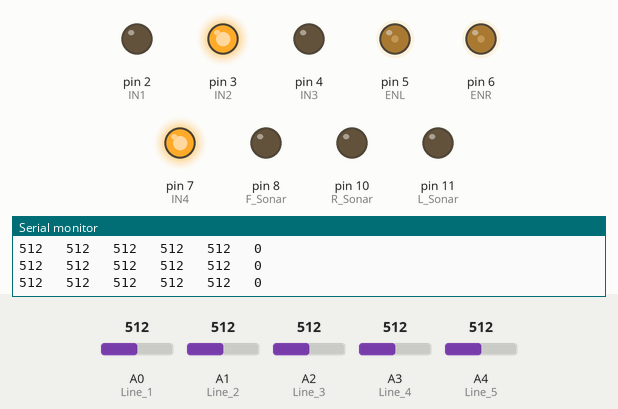
Bench run of a sketch on a simulated Arduino Uno, built with avr-gcc and run on an emulated ATmega328P. On the bench: output pins drawn as LEDs (lit = HIGH), the last lines printed to the serial monitor. The test bench sets the inputs (shaded band); at power-on: A0 (Line_1) = 512, A2 (Line_3) = 512, A1 (Line_2) = 512, A3 (Line_4) = 512, A4 (Line_5) = 512.

Above: at 1.2 s.
1.3 s: A0 (Line_1) set to 104
4.3 s: A0 (Line_1) set to 94
At 5.0 s:
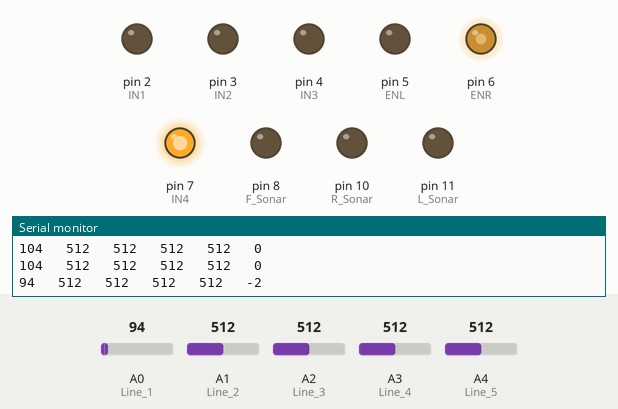
5.8 s: A2 (Line_3) set to 106
7.3 s: A2 (Line_3) set to 93
At 8.6 s:
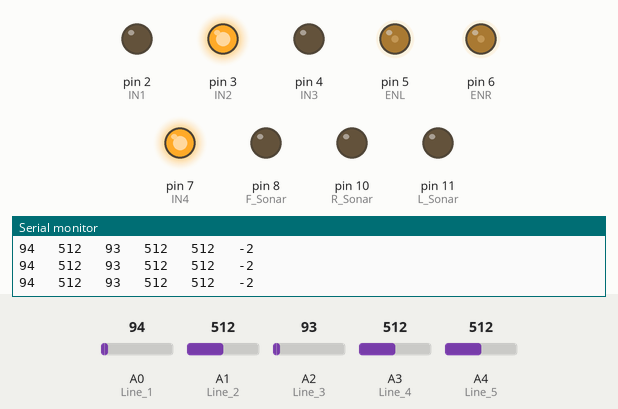
10.3 s: A1 (Line_2) set to 108
11.8 s: A1 (Line_2) set to 95
Timing chart, 0 to 14.3 s (numbered marks = the images above; inputs shaded):
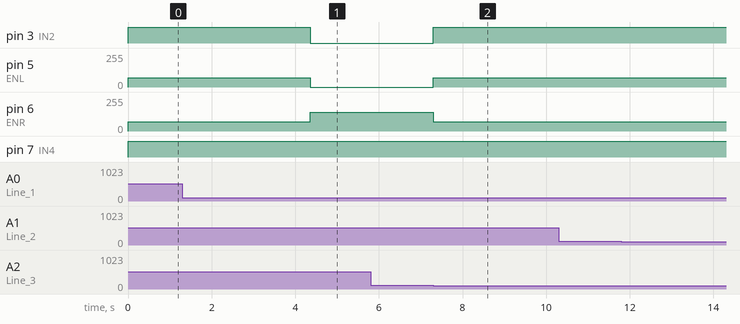

The sketch:

20230118_LineTracing.ino
```cpp
#include <NewPing.h>

#define IN1 2 //왼쪽 모터
#define IN2 3
#define ENL 5
#define IN3 4 //오른쪽 모터
#define IN4 7
#define ENR 6

#define F_Sonar 8
#define L_Sonar 11
#define R_Sonar 10

#define Line_1 A0
#define Line_2 A1
#define Line_3 A2
#define Line_4 A3
#define Line_5 A4

#define Circle 1400
#define Speed 70

NewPing sonar[3] = {
  NewPing (F_Sonar, F_Sonar, 500),
  NewPing (R_Sonar, R_Sonar, 500),
  NewPing (L_Sonar, L_Sonar, 500),};

void setup()
{
  pinMode(IN1, OUTPUT);
  pinMode(IN2, OUTPUT);
  pinMode(ENL, OUTPUT);

  pinMode(IN3, OUTPUT);
  pinMode(IN4, OUTPUT);
  pinMode(ENR, OUTPUT);

  pinMode(F_Sonar, OUTPUT);
  pinMode(L_Sonar, OUTPUT);
  pinMode(R_Sonar, OUTPUT);

  pinMode(Line_1, INPUT);
  pinMode(Line_2, INPUT);
  pinMode(Line_3, INPUT);
  pinMode(Line_4, INPUT);
  pinMode(Line_5, INPUT);

  Serial.begin(9600);
}

void movement(int dir_1,int speed_1,int dir_r,int speed_r){
  switch(dir_1){ //왼쪽 모터 제어
  case 1: //전진
    digitalWrite(IN1,HIGH);
    digitalWrite(IN2,LOW);
    analogWrite(ENL,speed_1);
    break;
  case -1: //후진
    digitalWrite(IN1,LOW);
    digitalWrite(IN2,HIGH);
    analogWrite(ENL,speed_1);
    break;
  default: //정지
    digitalWrite(IN1,LOW);
    digitalWrite(IN2,LOW);
    analogWrite(ENL,0);
    break;
  }
  switch(dir_r){ //오른쪽 모터 제어
  case 1: //전진
    digitalWrite(IN3,HIGH);
    digitalWrite(IN4,LOW);
    analogWrite(ENR,speed_r);
    break;
  case -1: //후진
    digitalWrite(IN3,LOW);
    digitalWrite(IN4,HIGH);
    analogWrite(ENR,speed_r);
    break;
  default: //정지
    digitalWrite(IN3,LOW);
    digitalWrite(IN4,LOW);
    analogWrite(ENR,0);
    break;
  }
}

void basic(int mode){ //이동 단축
  switch(mode){
    case 1: //전진
      movement(-1,Speed,-1,Speed);
      break;
    case 2: //후진
      movement(1,Speed,1,Speed);
      break;
    case 3: //좌회전
      movement(1,Speed,-1,Speed);
      break;
    case 4: //우회전
      movement(-1,Speed,1,Speed);
      break;
    case 0:
      movement(0,0,0,0);
      break;
  }
}
double F_distance =0;
double L_distance =0;
double R_distance =0;

void distance_sense(){
  F_distance = sonar[0].ping_cm() * 10;
  L_distance = sonar[1].ping_cm() * 10;
  R_distance = sonar[2].ping_cm() * 10;

  if(F_distance!=0&&F_distance<200){
    basic(3);
    delay(Circle);
  }
  if(L_distance!=0&&L_distance<200){
    basic(3);
    delay(Circle/2);
  }
  if(R_distance!=0&&R_distance<200){
    basic(4);
    delay(Circle/2);
  }
}

void Line_Tracing(int Value){ //줄 따라가기 이동 단축
  if(Value < 0) movement(0,Speed,-1,-Value*Speed);
  else if(Value > 0) movement(-1,Value*Speed,0,Speed);
  else basic(1);
}

int SenseInfo[5] = {0};
void LineReading(){
  int LineValue = 0;
  for(int i=0;i<5;i++){
    SenseInfo[i] = analogRead(A0+i);
    if(i == 0) if(SenseInfo[i] < 100) LineValue -= 2;
    if(i == 1) if(SenseInfo[i] < 100) LineValue -= 1;
    if(i == 2) if(SenseInfo[i] < 100) LineValue += 0;
    if(i == 3) if(SenseInfo[i] < 100) LineValue += 1;
    if(i == 4) if(SenseInfo[i] < 100) LineValue += 2;
    Serial.print(SenseInfo[i]);
    Serial.print("   ");
  }
  Serial.print(LineValue);
  Serial.println("");
  if(LineValue != 0){
    while(analogRead(A2) > 100){
      Line_Tracing(LineValue);
    }
  }
}

void loop() {
  LineReading();
  //distance_sense();
  basic(1);
}
```

Measured:
- the behaviour switches between 100 and 99 on A0 (Line_1) (found by bisection; images 0 and 1)
- the behaviour switches between 101 and 100 on A2 (Line_3) (found by bisection; images 1 and 2)
- after the input at 4.3 s, pin 3 (IN2): HIGH → LOW after 0.06 s; pin 5 (ENL): 70/255 → 0/255 after 0.06 s; pin 6 (ENR): 70/255 → 140/255 after 0.06 s
- after the input at 5.8 s, every drawn part: stays the same
- after the input at 7.3 s, pin 3 (IN2): LOW → HIGH at once; pin 5 (ENL): 0/255 → 70/255 at once; pin 6 (ENR): 140/255 → 70/255 at once
